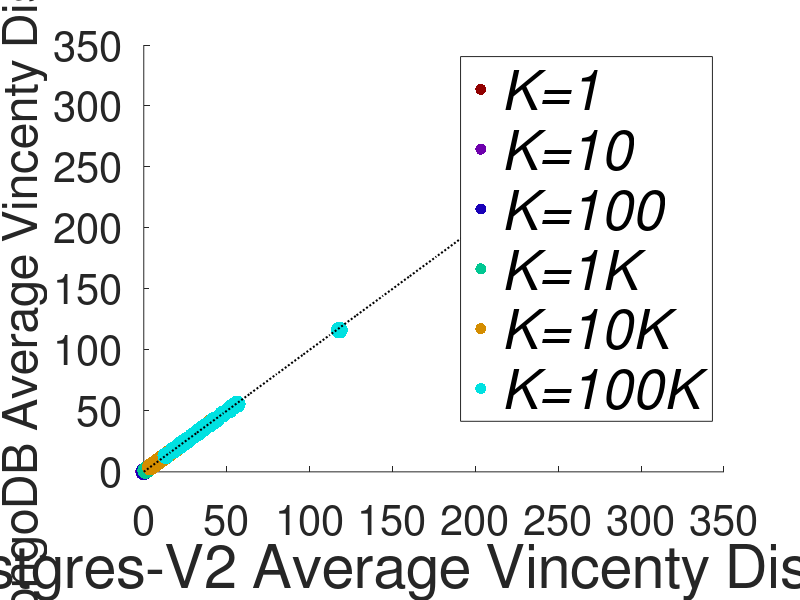

Recreate this plot in MATLAB.

vincenty_pg2 = [

0.0,0.0,0.0,0.0,0.0,0.0,0.0,0.0,0.0,0.0,0.0,0.0,0.0,0.0,0.0,0.0,0.0,0.0,0.0,0.0,0.0,0.0,0.0,0.0,0.0,0.0,0.0,0.0,0.0,0.0,
0.2541719766589885,0.0,0.21181061624303027,0.0,0.5846471472000115,0.29653177351425,0.0423620391012137,0.12708611730752153,0.0,0.36096388962182274,0.2541723353429781,0.0,0.0,0.5727734558987829,0.5101621773503646,0.5542425318937474,0.3610018433029656,2.0241352256871847,0.25417066197136023,0.3534731705300821,0.0,0.16944673840622584,0.2541697967950923,0.25417059046092927,0.3388937163710153,0.4253659997491989,0.0,0.0,0.0,0.2541710008372363,
1.0465820133923212,0.19910078129722272,0.8362635243954489,0.36794835337057014,2.1802437800963195,1.1090169896666078,0.6660603144803483,0.7523527989845789,0.6510149067869218,1.275701676562071,0.8523808735230735,0.5926697684260864,0.5972359389566538,1.5884923568841673,1.5478443799409307,2.409170023812146,1.3813856981987163,5.873677763272323,0.7499022470005617,1.6141090437371028,0.6022289749090326,0.9931854591524265,0.9646702574606901,1.4301715574862652,1.0021253997453092,1.1437700117691307,0.5408773074517421,0.6827594089025218,0.6653127254008138,1.320110711335292,
3.6632201469450774,1.176165303131118,2.787193362987478,1.2542804273064867,6.58913418188077,3.4407042027275705,2.316272899600391,2.4949521670603265,2.096719080372675,4.292725099378337,2.565428058134099,2.0442314196915863,1.9751390244759457,4.934050258080233,4.975928816975318,7.77452594238635,4.376993172067393,14.891362769807175,2.227681677876614,6.191863722113366,1.8121473740610783,3.45842540453667,2.7142781306531165,4.570290758447225,3.00594836202498,3.3780128876478615,2.156098050391491,2.3632217603545227,2.529529410500022,4.028321039981173,
12.009198682612249,3.9435933300913275,9.056004020968032,4.158171224155772,18.868097879865186,11.66713992758774,7.500009985910601,8.461249536870639,7.147431227531559,13.462493118854374,8.267783976112913,6.590822773300056,6.372809513295414,15.889099882403203,11.363686616442928,22.477324863781984,14.323148878728103,39.737788320816314,6.8140654239639,40.81179394942317,5.689972795062022,10.84799743894434,9.42808630583889,12.511380386690446,8.354273399985015,10.731142930504054,6.916862888812547,8.525012247193152,8.512765562096492,11.991258296160318,
53.10640190800953,13.376380788342164,42.04255773240722,17.79336689166312,43.7744921103109,41.159884854096596,33.131702571470434,32.57703287196004,34.06820926866108,39.796364189300576,36.009311862235585,23.900424779597753,23.431290646967053,56.34573634698648,29.84791013752559,51.628909699088894,56.17097297724175,117.96084685138501,21.368784699695354,304.8130193547507,35.37169794817437,47.58781670418671,29.959906207911498,26.383131683578895,37.133813787223254,41.073010327774384,22.9640666680649,29.711660297106206,32.45703299608318,35.810947328971146];

vincenty_mdb = [

0.0,0.0,0.0,0.0,0.0,0.0,0.0,0.0,0.0,0.0,0.0,0.0,0.0,0.0,0.0,0.0,0.0,0.0,0.0,0.0,0.0,0.0,0.0,0.0,0.0,0.0,0.0,0.0,0.0,0.0,
0.25417197355652965,0.0,0.21181061624303027,0.0,0.5770267622228169,0.29653177351425,0.0423620391012137,0.12708611599066752,0.0,0.3406709587121989,0.2541723353336133,0.0,0.0,0.5169598028802057,0.4873766411351245,0.5390079080184804,0.3407496203671526,2.0241352256871847,0.25417065748561485,0.33836121759065074,0.0,0.1694467364792791,0.2541697946935699,0.23389148908326765,0.3388937163710153,0.38475020411518346,0.0,0.0,0.0,0.2541710008372363,
1.0404792102245404,0.19910078089769734,0.830793085889382,0.36591958597427665,2.1706649479331994,1.1010853907937956,0.6660603138836126,0.7523527989845789,0.651014905881911,1.2597838976624771,0.8455497999720468,0.5850466387128799,0.5903876066148801,1.5630379676341222,1.5380840006789591,2.378471107062831,1.3591614738256,5.771800502610367,0.7499022464285108,1.5836389878665336,0.5800948758911805,0.9818781078821313,0.9341240222935298,1.3932913300043608,0.9750583517206103,1.1312348167789694,0.5347997426951071,0.6827594058340565,0.6653127254127744,1.310844401317363,
3.6273451482578625,1.1749849448268563,2.7495491818802993,1.2537254142894345,6.488339476358034,3.3810779600554453,2.2789480965929947,2.444018638221392,2.0647547393080092,4.217652638450587,2.5270888862892935,2.0125373819809322,1.9355425569028535,4.870090491210109,4.887322335409252,7.660034051092333,4.320193043402881,14.643355246504688,2.2116898810185193,6.142086888742939,1.7917881852109452,3.4079475689628027,2.689475676672116,4.495415185617203,2.955856322807236,3.329510613829839,2.1351917141001815,2.3254905810555755,2.4958775135322506,3.970462525294114,
11.785801760755723,3.88339149550969,8.95916443085623,4.105364567117504,18.566387408161418,11.547514106910528,7.409513811279655,8.36373165450849,7.066589895869898,13.265188333845554,8.158334957370192,6.512045670383113,6.288511400341517,15.703828331391755,11.17056255101916,22.0887444314093,14.135364820712027,39.247232628665536,6.723552998808089,40.70592535179485,5.627696170976267,10.73136063527865,9.297514989971551,12.289080174043171,8.219693296199495,10.58897309808281,6.834794342796177,8.422146553304259,8.414684382521784,11.79215635409296,
52.88331973815871,13.23314316272487,41.98161381550352,17.61903893258588,43.01595194702996,40.88879630406856,32.88943917741145,32.121610332218886,33.81471045793854,39.16731618764139,35.87680012039968,23.67791965651534,23.24636026412265,55.46877274908144,29.678874067350286,50.75254069586712,55.605344621713904,116.21114725850431,21.150080101917087,302.45955897054034,35.28736345275504,47.336064430284715,29.736002529902105,25.991462871140296,37.00519889709023,40.565327567161,22.901513050298043,29.521780443443106,32.28429521371834,35.4773863299653];


c = linspace(1,1, length(vincenty_mdb(1,:)));

tickSize = 30;

x = transpose(vincenty_pg2);
y = transpose(vincenty_mdb);

x2 = x(:);
y2 = y(:);

coltab = [146 0 0;
          110 0 174;
          25 0 185;
          0 200 147;
          213 142 0;
          0 226 226;]/256;
      
RGB=[];
counter=1;
row=1;
for i=1:6
   color=coltab(i,:);
   for j=1:180
       RGB(row,:)=color;
       row=row+1;
       if mod(j, 30) == 0
         counter = counter + 1;
         break
       end
   end
end

%outlierSize=6;
scatter(transpose(x2),transpose(y2),150,RGB,'filled')
%scatter(transpose(x2),transpose(y2),[],RGB,'filled')
% lineWidth=30;
% set(bp,{'linew'},{lineWidth})
set(gca, 'FontSize', tickSize);

hold on

labelSize=35;

yx_max = max(max(max(vincenty_pg2)), max(max(vincenty_mdb)));

xler = linspace(0,yx_max,20);

plot(xler, xler,'k:','LineWidth',1.5)
ylabel('MongoDB Average Vincenty Distance', 'FontSize', labelSize);
xlabel('Postgres-V2 Average Vincenty Distance', 'FontSize', labelSize+8);

% x=linspace(-1,255);
% plot(x,2*x, x,4*x, x,6*x, x,8*x, x,10*x, x,12*x, x,14*x, 'LineWidth', 6)
% legend('color 1', 'color 2', 'color 3', 'color 4', 'color 5', 'color 6', 'color 7', 'Location', 'SouthEast')
% title('Default colors')

% Legend
h = zeros(2, 1);
h(1) = plot(2,2,'.','MarkerSize',55, 'Color', RGB(1,:), 'visible', 'off');
h(2) = plot(2,2,'.','MarkerSize',55, 'Color', RGB(31,:),  'visible', 'off');
h(3) = plot(2,2,'.','MarkerSize',55, 'Color', RGB(61,:),  'visible', 'off');
h(4) = plot(2,2,'.','MarkerSize',55, 'Color', RGB(91,:),  'visible', 'off');
h(5) = plot(2,2,'.','MarkerSize',55, 'Color', RGB(121,:),  'visible', 'off');
h(6) = plot(2,2,'.','MarkerSize',55, 'Color', RGB(151,:),  'visible', 'off');
% Adjustment of line thickness in the legend
% https://www.mathworks.com/matlabcentral/answers/328791-how-do-i-change-the-linewidth-and-the-fontsize-in-a-legend
[hleg, hobj, hout, mout] = legend(h,{'\it{K}=1','\it{K}=10','\it{K}=100','\it{K}=1K','\it{K}=10K','\it{K}=100K'},'Fontsize',35,'Location','Northeast');
set(hleg,'FontSize',40);



% [~, hobj, ~, ~] = legend({'ONE','TWO'},'Fontsize',12,'Location','Northeast');
% hl = findobj(hobj,'type','line');
% set(hl,'LineWidth',1.5);
% ht = findobj(hobj,'type','text')
% set(ht,'FontSize',12);

